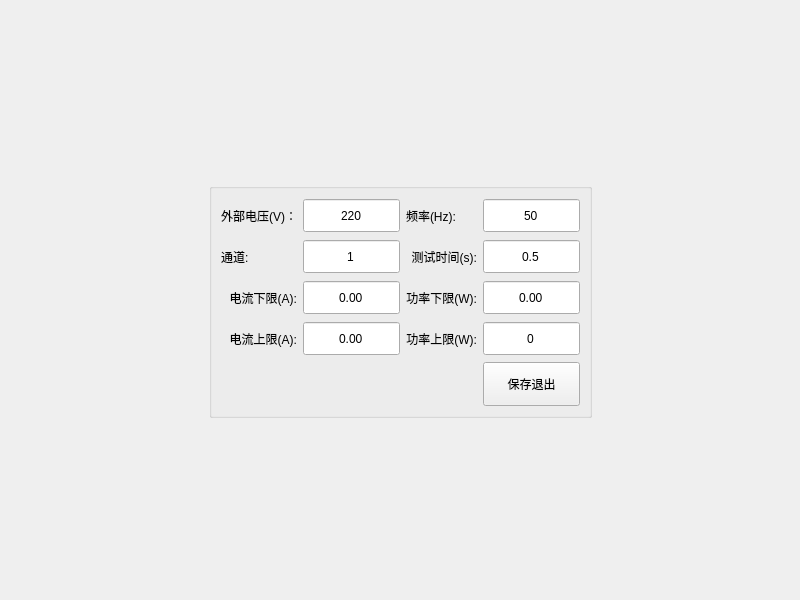
<?xml version="1.0" encoding="UTF-8"?>
<ui version="4.0">
 <class>PageLvs</class>
 <widget class="QWidget" name="PageLvs">
  <property name="geometry">
   <rect>
    <x>0</x>
    <y>0</y>
    <width>800</width>
    <height>600</height>
   </rect>
  </property>
  <property name="windowTitle">
   <string>Form</string>
  </property>
  <layout class="QGridLayout" name="gridLayout_2">
   <item row="0" column="1">
    <spacer name="verticalSpacer">
     <property name="orientation">
      <enum>Qt::Vertical</enum>
     </property>
     <property name="sizeHint" stdset="0">
      <size>
       <width>20</width>
       <height>181</height>
      </size>
     </property>
    </spacer>
   </item>
   <item row="1" column="0">
    <spacer name="horizontalSpacer">
     <property name="orientation">
      <enum>Qt::Horizontal</enum>
     </property>
     <property name="sizeHint" stdset="0">
      <size>
       <width>169</width>
       <height>20</height>
      </size>
     </property>
    </spacer>
   </item>
   <item row="1" column="1">
    <widget class="QGroupBox" name="groupBox">
     <property name="title">
      <string/>
     </property>
     <layout class="QGridLayout" name="gridLayout">
      <item row="1" column="2">
       <widget class="QLabel" name="label_6">
        <property name="text">
         <string>测试时间(s):</string>
        </property>
        <property name="alignment">
         <set>Qt::AlignRight|Qt::AlignTrailing|Qt::AlignVCenter</set>
        </property>
       </widget>
      </item>
      <item row="3" column="2">
       <widget class="QLabel" name="label_5">
        <property name="text">
         <string>功率上限(W):</string>
        </property>
        <property name="alignment">
         <set>Qt::AlignRight|Qt::AlignTrailing|Qt::AlignVCenter</set>
        </property>
       </widget>
      </item>
      <item row="1" column="3">
       <widget class="QDoubleSpinBox" name="BoxTime">
        <property name="minimumSize">
         <size>
          <width>97</width>
          <height>35</height>
         </size>
        </property>
        <property name="alignment">
         <set>Qt::AlignCenter</set>
        </property>
        <property name="buttonSymbols">
         <enum>QAbstractSpinBox::NoButtons</enum>
        </property>
        <property name="decimals">
         <number>1</number>
        </property>
        <property name="minimum">
         <double>0.500000000000000</double>
        </property>
        <property name="maximum">
         <double>999.899999999999977</double>
        </property>
       </widget>
      </item>
      <item row="2" column="0">
       <widget class="QLabel" name="label_2">
        <property name="text">
         <string>电流下限(A):</string>
        </property>
        <property name="alignment">
         <set>Qt::AlignRight|Qt::AlignTrailing|Qt::AlignVCenter</set>
        </property>
       </widget>
      </item>
      <item row="2" column="1">
       <widget class="QDoubleSpinBox" name="BoxCurrMin">
        <property name="minimumSize">
         <size>
          <width>97</width>
          <height>35</height>
         </size>
        </property>
        <property name="alignment">
         <set>Qt::AlignCenter</set>
        </property>
        <property name="buttonSymbols">
         <enum>QAbstractSpinBox::NoButtons</enum>
        </property>
        <property name="maximum">
         <double>5.000000000000000</double>
        </property>
       </widget>
      </item>
      <item row="2" column="2">
       <widget class="QLabel" name="label_4">
        <property name="text">
         <string>功率下限(W):</string>
        </property>
        <property name="alignment">
         <set>Qt::AlignRight|Qt::AlignTrailing|Qt::AlignVCenter</set>
        </property>
       </widget>
      </item>
      <item row="2" column="3">
       <widget class="QDoubleSpinBox" name="BoxPowerMin">
        <property name="minimumSize">
         <size>
          <width>97</width>
          <height>35</height>
         </size>
        </property>
        <property name="alignment">
         <set>Qt::AlignCenter</set>
        </property>
        <property name="buttonSymbols">
         <enum>QAbstractSpinBox::NoButtons</enum>
        </property>
        <property name="maximum">
         <double>3000.000000000000000</double>
        </property>
       </widget>
      </item>
      <item row="3" column="0">
       <widget class="QLabel" name="label_3">
        <property name="text">
         <string>电流上限(A):</string>
        </property>
        <property name="alignment">
         <set>Qt::AlignRight|Qt::AlignTrailing|Qt::AlignVCenter</set>
        </property>
       </widget>
      </item>
      <item row="3" column="1">
       <widget class="QDoubleSpinBox" name="BoxCurrMax">
        <property name="minimumSize">
         <size>
          <width>97</width>
          <height>35</height>
         </size>
        </property>
        <property name="alignment">
         <set>Qt::AlignCenter</set>
        </property>
        <property name="buttonSymbols">
         <enum>QAbstractSpinBox::NoButtons</enum>
        </property>
        <property name="maximum">
         <double>5.000000000000000</double>
        </property>
       </widget>
      </item>
      <item row="3" column="3">
       <widget class="QDoubleSpinBox" name="BoxPowerMax">
        <property name="minimumSize">
         <size>
          <width>97</width>
          <height>35</height>
         </size>
        </property>
        <property name="alignment">
         <set>Qt::AlignCenter</set>
        </property>
        <property name="buttonSymbols">
         <enum>QAbstractSpinBox::NoButtons</enum>
        </property>
        <property name="decimals">
         <number>0</number>
        </property>
        <property name="maximum">
         <double>3000.000000000000000</double>
        </property>
       </widget>
      </item>
      <item row="4" column="3">
       <widget class="QPushButton" name="BtnExit">
        <property name="minimumSize">
         <size>
          <width>97</width>
          <height>44</height>
         </size>
        </property>
        <property name="text">
         <string>保存退出</string>
        </property>
       </widget>
      </item>
      <item row="0" column="2">
       <widget class="QLabel" name="label_7">
        <property name="text">
         <string>频率(Hz):</string>
        </property>
       </widget>
      </item>
      <item row="0" column="0">
       <widget class="QLabel" name="label">
        <property name="text">
         <string>外部电压(V)：</string>
        </property>
        <property name="alignment">
         <set>Qt::AlignRight|Qt::AlignTrailing|Qt::AlignVCenter</set>
        </property>
       </widget>
      </item>
      <item row="0" column="1">
       <widget class="QDoubleSpinBox" name="BoxVolt">
        <property name="minimumSize">
         <size>
          <width>97</width>
          <height>35</height>
         </size>
        </property>
        <property name="alignment">
         <set>Qt::AlignCenter</set>
        </property>
        <property name="buttonSymbols">
         <enum>QAbstractSpinBox::NoButtons</enum>
        </property>
        <property name="decimals">
         <number>0</number>
        </property>
        <property name="minimum">
         <double>1.000000000000000</double>
        </property>
        <property name="maximum">
         <double>255.000000000000000</double>
        </property>
        <property name="singleStep">
         <double>1.000000000000000</double>
        </property>
        <property name="value">
         <double>220.000000000000000</double>
        </property>
       </widget>
      </item>
      <item row="1" column="0">
       <widget class="QLabel" name="label_8">
        <property name="text">
         <string>通道:</string>
        </property>
       </widget>
      </item>
      <item row="1" column="1">
       <widget class="QDoubleSpinBox" name="BoxPower">
        <property name="minimumSize">
         <size>
          <width>97</width>
          <height>35</height>
         </size>
        </property>
        <property name="focusPolicy">
         <enum>Qt::ClickFocus</enum>
        </property>
        <property name="alignment">
         <set>Qt::AlignCenter</set>
        </property>
        <property name="buttonSymbols">
         <enum>QAbstractSpinBox::NoButtons</enum>
        </property>
        <property name="decimals">
         <number>0</number>
        </property>
        <property name="minimum">
         <double>1.000000000000000</double>
        </property>
        <property name="maximum">
         <double>3.000000000000000</double>
        </property>
        <property name="value">
         <double>1.000000000000000</double>
        </property>
       </widget>
      </item>
      <item row="0" column="3">
       <widget class="QDoubleSpinBox" name="BoxFreq">
        <property name="minimumSize">
         <size>
          <width>97</width>
          <height>35</height>
         </size>
        </property>
        <property name="focusPolicy">
         <enum>Qt::ClickFocus</enum>
        </property>
        <property name="alignment">
         <set>Qt::AlignCenter</set>
        </property>
        <property name="buttonSymbols">
         <enum>QAbstractSpinBox::NoButtons</enum>
        </property>
        <property name="decimals">
         <number>0</number>
        </property>
        <property name="minimum">
         <double>49.000000000000000</double>
        </property>
        <property name="maximum">
         <double>99.000000000000000</double>
        </property>
        <property name="value">
         <double>50.000000000000000</double>
        </property>
       </widget>
      </item>
     </layout>
    </widget>
   </item>
   <item row="1" column="2">
    <spacer name="horizontalSpacer_2">
     <property name="orientation">
      <enum>Qt::Horizontal</enum>
     </property>
     <property name="sizeHint" stdset="0">
      <size>
       <width>169</width>
       <height>20</height>
      </size>
     </property>
    </spacer>
   </item>
   <item row="2" column="1">
    <spacer name="verticalSpacer_2">
     <property name="orientation">
      <enum>Qt::Vertical</enum>
     </property>
     <property name="sizeHint" stdset="0">
      <size>
       <width>20</width>
       <height>180</height>
      </size>
     </property>
    </spacer>
   </item>
  </layout>
 </widget>
 <resources/>
 <connections/>
</ui>
